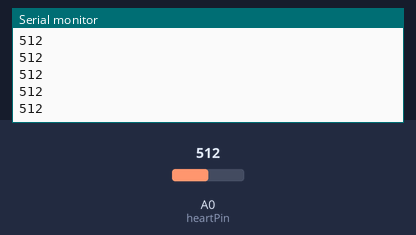
This sketch was run on a simulated Arduino Uno, built with avr-gcc and run on an emulated ATmega328P. On the bench: the last lines printed to the serial monitor. The inputs (shaded band) are chosen by the test bench; at power-on: A0 (heartPin) = 512.

Above: at 1.2 s.
1.3 s: A0 (heartPin) set to 716
At 1.35 s:
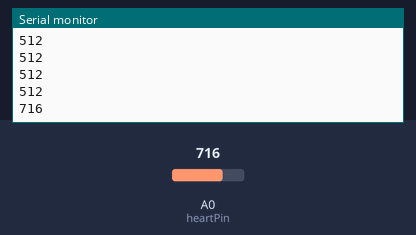
2.8 s: A0 (heartPin) set to 900
At 3.27 s:
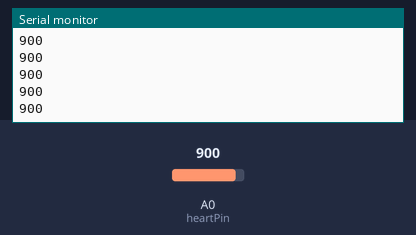
Timing chart, 0 to 5.8 s (numbered marks = the images above; inputs shaded):
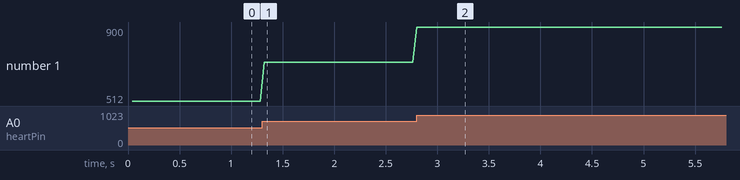

The sketch:

arduino1.ino
```cpp
const int heartPin = A0; // Pin sinyal dari AD8232
unsigned long lastSampleTime = 0;
int samplingInterval = 40; // 40 ms = 25 Hz

void setup() {
  Serial.begin(9600);
  pinMode(heartPin, INPUT);
  Serial.println("Mulai pemantauan detak jantung...");
}

void loop() {
  // Sampling setiap 40 ms
  if (millis() - lastSampleTime >= samplingInterval) {
    lastSampleTime = millis();

    int signal = analogRead(heartPin);
    Serial.println(signal); // Kirim hanya angka agar grafik bersih
  }

  // Jangan pakai delay() agar sampling presisi
}
```

Measured:
- after the input at 1.3 s, the serial monitor: prints a new line at once (image 1)
- after the input at 2.8 s, the serial monitor: prints a new line at once (image 2)
- plotted number 1: 512 → 716 after the input at 1.3 s, 716 → 900 after the input at 2.8 s
